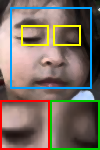
%> input picture report/drowsy2.png, 100 x 150 px
$ octave --eval "compareEdges(imread('../report/drowsy2.png'));"   (GNU Octave 9; MATLAB toolbox functions it lacks are replaced by stand-ins)
%> lines starting %> are read from the running program, lines starting %| are printed output that depends on the picture; in (x1, y1, x2, y2) boxes, pixels count from 0 and x2, y2 are one past the last pixel; in counts of white or black regions, pixels touching at a corner belong together; the program's own positions count from 1
### utils/toGray.m
function g = toGray(img)
% TOGRAY  Convert any input image to a uint8 grayscale image.
if size(img,3) == 3
    g = rgb2gray(img);
elseif size(img,3) > 3
    g = rgb2gray(img(:,:,1:3));
else
    g = img;
end
g = im2uint8(g);
end

### module2_segmentation/edgeDetect.m
function [out, mag, gx, gy] = edgeDetect(img, method, thr)
% EDGEDETECT  Edge detection with Sobel, Prewitt or Canny operators.
%   out = edgeDetect(img, 'sobel'|'prewitt'|'canny', thr)
%   thr is a fraction (0-1) of the maximum gradient magnitude.
%   out is a uint8 binary edge map (0/255); mag is the gradient magnitude.
if nargin < 3 || isempty(thr), thr = 0.15; end
g = im2double(toGray(img));
switch lower(method)
    case 'sobel',   kx = [-1 0 1; -2 0 2; -1 0 1];
    case 'prewitt', kx = [-1 0 1; -1 0 1; -1 0 1];
    case 'canny'
        out = uint8(cannyEdge(g, 1.4, thr)) * 255;
        mag = [];  gx = [];  gy = [];
        return;
    otherwise, error('Unknown edge method: %s', method);
end
gx = convReplicate(g, kx);          % horizontal gradient
gy = convReplicate(g, kx');         % vertical gradient
mag = hypot(gx, gy);
out = uint8(mag > thr * max(mag(:))) * 255;
end

function bw = cannyEdge(g, sigma, highRatio)
% Canny: Gaussian smoothing -> gradient -> non-maximum suppression -> hysteresis
r = ceil(3*sigma);
[x, y] = meshgrid(-r:r);
G = exp(-(x.^2 + y.^2) / (2*sigma^2));  G = G / sum(G(:));
s = convReplicate(g, G);
kx = [-1 0 1; -2 0 2; -1 0 1];
gx = convReplicate(s, kx);  gy = convReplicate(s, kx');
mag = hypot(gx, gy);
ang = mod(atan2d(gy, gx), 180);
q = zeros(size(ang));                               % quantize direction
q(ang >= 22.5  & ang < 67.5)  = 45;
q(ang >= 67.5  & ang < 112.5) = 90;
q(ang >= 112.5 & ang < 157.5) = 135;
P = padarray(mag, [1 1], 0);
nb = @(dy, dx) P(2+dy:end-1+dy, 2+dx:end-1+dx);     % shifted neighbour
nms = false(size(mag));
D = [0 0 1; 45 1 1; 90 1 0; 135 1 -1];             % angle, dy, dx of one neighbour (other is opposite)
for i = 1:4
    m  = (q == D(i,1));
    n1 = nb( D(i,2),  D(i,3));
    n2 = nb(-D(i,2), -D(i,3));
    nms(m) = mag(m) >= max(n1(m), n2(m));
end
hi = highRatio * max(mag(:));
lo = 0.4 * hi;
strong = nms & mag >= hi;
weak   = nms & mag >= lo;
bw = imreconstruct(strong, weak);                   % hysteresis (keep weak edges linked to strong)
end

### utils/convReplicate.m
function y = convReplicate(x, k)
% CONVREPLICATE  2-D correlation of every channel with kernel k, using
%   replicated borders so that image edges are not darkened. Output is double
%   and has the same size as x.
x = double(x);
r = floor(size(k)/2);
y = zeros(size(x));
for c = 1:size(x,3)
    P = padarray(x(:,:,c), r, 'replicate');
    y(:,:,c) = conv2(P, rot90(k,2), 'valid');   % rot90 -> correlation
end
end

### utils/showCompare.m
function showCompare(imgs, titles, figTitle)
% SHOWCOMPARE  Display several images side by side in one figure.
%   showCompare({img1,img2,...}, {'title1','title2',...}, 'Figure title')
n = numel(imgs);
cols = min(n, 4);
rows = ceil(n/cols);
if nargin >= 3, f = figure('Name', figTitle, 'NumberTitle', 'off'); else, f = figure; end
set(f, 'Color', 'w');
for i = 1:n
    subplot(rows, cols, i);
    imshow(imgs{i});
    if nargin >= 2 && numel(titles) >= i, title(titles{i}, 'Interpreter', 'none'); end
end
end

### module2_segmentation/compareEdges.m
function compareEdges(img, thr)
% COMPAREEDGES  Show Sobel, Prewitt and Canny results side by side.
if nargin < 2, thr = 0.15; end
s = edgeDetect(img, 'sobel',   thr);
%> in edgeDetect, `out = uint8(mag > thr * max(mag(:))) * 255;`:
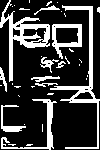
%> out: size 150x100 uint8; 23.4% white; 37 white regions (26 under 20 px), largest, box (x1, y1, x2, y2) and area: (0, 0, 50, 82) 968, (50, 5, 100, 149) 959, (1, 99, 57, 150) 444
p = edgeDetect(img, 'prewitt', thr);
%> in edgeDetect (call 2), `out = uint8(mag > thr * max(mag(:))) * 255;`: out: size 150x100 uint8; 23.4% white; 35 white regions (24 under 20 px), largest, box (x1, y1, x2, y2) and area: (0, 0, 50, 82) 973, (50, 5, 100, 149) 963, (1, 99, 57, 150) 442
c = edgeDetect(img, 'canny',   max(thr, 0.2));
%> call 6 of convReplicate, with k = [-1 0 1; -2 0 2; -1 0 1]
%> after the loop in convReplicate (call 6), `for c = 1:size(x,3)`:
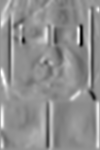
%> y: size 150x100 double; min -1.39, max 1.03, mean -0.0177; drawn with min black and max white
%> call 7 of convReplicate, with k = [-1 -2 -1; 0 0 0; 1 2 1]
%> after the loop in convReplicate (call 7), `for c = 1:size(x,3)`:
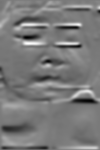
%> y: size 150x100 double; min -1.21, max 1.32, mean 0.00461; drawn with min black and max white
%> in cannyEdge, `q(ang >= 22.5  & ang < 67.5)  = 45;`: q: size 150x100 double; values 0 (black) and 45 (white), 19.2% white; 151 white regions (120 under 20 px), largest, box (x1, y1, x2, y2) and area: (0, 0, 30, 38) 360, (16, 48, 44, 94) 303, (15, 131, 42, 146) 209
%> in cannyEdge, `q(ang >= 112.5 & ang < 157.5) = 135;`:
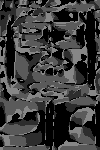
%> q: size 150x100 double; min 0, max 135, mean 59.5
%> the loop in cannyEdge, `for i = 1:4` made 4 passes
%> pass 1, in cannyEdge, `n2 = nb(-D(i,2), -D(i,3));`:
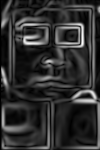
%> n2: size 150x100 double; min 0, max 1.39, mean 0.264; mean of the top-left, top-right, bottom-left and bottom-right quarters 0.262, 0.299, 0.252, 0.242; drawn with min black and max white
%> after the loop in cannyEdge, `for i = 1:4`:
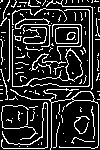
%> nms: size 150x100 logical; 18.3% white in thin lines or dots
%> in cannyEdge, `hi = highRatio * max(mag(:));`: hi = 0.278
%> in cannyEdge, `lo = 0.4 * hi;`: lo = 0.111
%> in cannyEdge, `strong = nms & mag >= hi;`: strong: size 150x100 logical; 11% white in thin lines or dots
%> in cannyEdge, `weak   = nms & mag >= lo;`: weak: size 150x100 logical; 16.4% white in thin lines or dots
%> in cannyEdge, `bw = imreconstruct(strong, weak);`:
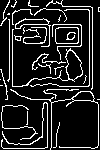
%> bw: size 150x100 logical; 14% white in thin lines or dots
%> in edgeDetect (call 3), `out = uint8(cannyEdge(g, 1.4, thr)) * 255;`: out: size 150x100 uint8; 14% white in thin lines or dots
showCompare({img, s, p, c}, {'Original', 'Sobel', 'Prewitt', 'Canny'}, 'Edge detector comparison');
end
